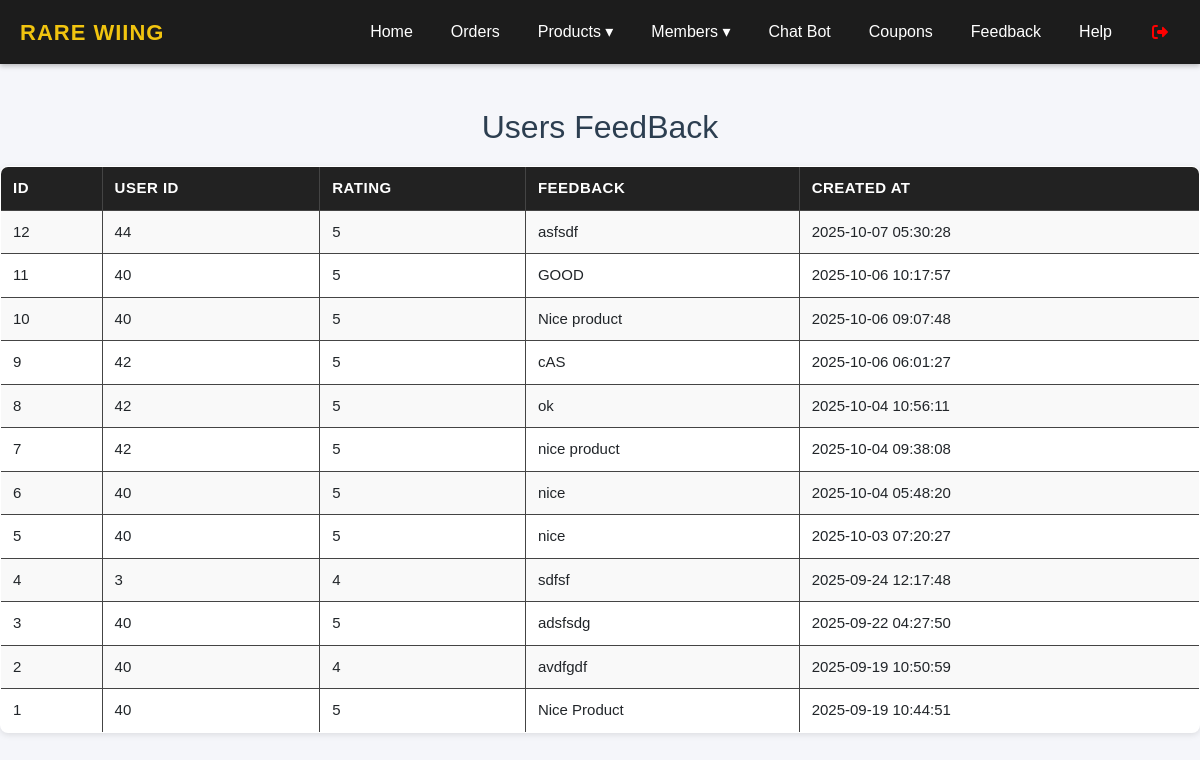
The page /admin/feedback.php (signed in) on the database its author committed.
### tables this page shows
CREATE TABLE `feedback` (
  `id` int(11) NOT NULL,
  `user_id` int(11) NOT NULL,
  `rating` int(11) NOT NULL,
  `feedback` text DEFAULT NULL,
  `created_at` timestamp NOT NULL DEFAULT current_timestamp()
);

### admin/feedback.php (the view, shortened to what this page needs)
<?php
include("header.php");
$sql = "SELECT * FROM feedback ORDER BY id DESC";
$result = mysqli_query($conn, $sql);
?>
<!DOCTYPE html>
<html lang="en">
<head>
</head>
<body>
    <br>
    <h2>Users FeedBack</h2>
    <table>
        <tr>
            <th>ID</th>
            <th>User ID</th>
            <th>Rating</th>
            <th>FeedBack</th>
            <th>Created At</th>
        </tr>
        <?php
        if (mysqli_num_rows($result) > 0) {
            while ($row = mysqli_fetch_assoc($result)) {
                echo "<tr>";
                echo "<td>" . $row['id'] . "</td>";
                echo "<td>" . htmlspecialchars($row['user_id']) . "</td>";
                echo "<td>" . htmlspecialchars($row['rating']) . "</td>";
                echo "<td>" . htmlspecialchars($row['feedback']) . "</td>";
                echo "<td>" . $row['created_at'] . "</td>";
                echo "</tr>";
            }
        } else {
            echo "<tr><td colspan='6'>No subscribers found</td></tr>";
        }
        ?>
    </table>
</body>
</html>

### admin/css/style.css (style rules this page uses)
* { margin: 0; padding: 0; box-sizing: border-box; }
body { font-family: "Nunito Sans", Arial, sans-serif; background: #f5f6fa; margin: 0; }
h2 { padding-top: 20px; text-align: center; color: #2c3e50; }
table { width: 100%; border-collapse: collapse; margin-top: 20px; background: #fff; border-radius: 8px; overflow: hidden; box-shadow: 0 2px 6px rgba(0, 0, 0, 0.1); }
table, th, td { border: 1px solid #444; }
th, td { padding: 10px 12px; text-align: left; font-size: 15px; }
th { background: #222; color: #fff; text-transform: uppercase; letter-spacing: 0.5px; }
tr:nth-child(even) { background: #f9f9f9; }

### rows shown on the page
feedback: id "12", user "44", rating "5", feedback "asfsdf", created_at "2025-10-07 05:30:28"
feedback: id "11", user "40", rating "5", feedback "GOOD", created_at "2025-10-06 10:17:57"
feedback: id "10", user "40", rating "5", feedback "Nice product", created_at "2025-10-06 09:07:48"
feedback: id "9", user "42", rating "5", feedback "cAS", created_at "2025-10-06 06:01:27"
feedback: id "8", user "42", rating "5", feedback "ok", created_at "2025-10-04 10:56:11"
feedback: id "7", user "42", rating "5", feedback "nice product", created_at "2025-10-04 09:38:08"
feedback: id "6", user "40", rating "5", feedback "nice", created_at "2025-10-04 05:48:20"
feedback: id "5", user "40", rating "5", feedback "nice", created_at "2025-10-03 07:20:27"
feedback: id "4", user "3", rating "4", feedback "sdfsf", created_at "2025-09-24 12:17:48"
feedback: id "3", user "40", rating "5", feedback "adsfsdg", created_at "2025-09-22 04:27:50"
feedback: id "2", user "40", rating "4", feedback "avdfgdf", created_at "2025-09-19 10:50:59"
feedback: id "1", user "40", rating "5", feedback "Nice Product", created_at "2025-09-19 10:44:51"
